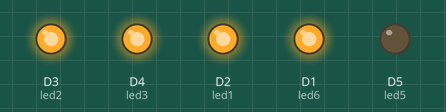
This sketch was run on a simulated ESP8266 (NodeMCU). Parts: output pins drawn as LEDs (lit = HIGH). WiFi joins after 1.5 s; servers stay silent unless stated; the Firebase database answers and starts empty; what the sketch prints to the serial monitor is not drawn.

Above: at 0.1 s.
At 64.1 s:
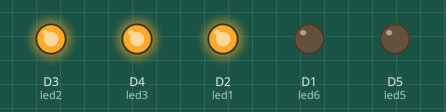
Timing chart, 0 to 65.6 s (numbered marks = the images above):
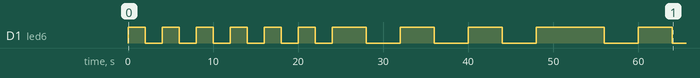

The sketch:

AndersonWifiAutoconect.ino
```cpp
#include "FirebaseESP8266.h"  // Install Firebase ESP8266 library
#include <WiFiManager.h>

#define FIREBASE_HOST "anderson-39bae-default-rtdb.firebaseio.com"
#define FIREBASE_AUTH "Sz9U6Zg1jyDJFBlgBJke0vvaCZBvLGZCB4JWWI4H"
//#define WIFI_SSID "Joao10Mariano"
//#define WIFI_PASSWORD "mariano75"

int led1 = D2;
int led2 = D3;
int led3 = D4;
int led5 = D5;//REDE
int led6 = D1;

//#define pinBotao1 D7
//bool pinBotao1Retencao();
//#define pinLED1  D8

//boolean Ligado = false;
//String path = "";
//FirebaseData firebaseData1;

FirebaseData ledData1;
FirebaseData ledData2;
FirebaseData ledData3;
FirebaseData ledData5;
FirebaseJson json;

void setup()
{
  Firebase.begin(FIREBASE_HOST, FIREBASE_AUTH);
  Firebase.reconnectWiFi(true);

 pinMode(led1,OUTPUT);
  digitalWrite(led1, HIGH);

  pinMode(led2,OUTPUT);
  digitalWrite(led2, HIGH);

  pinMode(led3,OUTPUT);
  digitalWrite(led3, HIGH);

  pinMode(led5,OUTPUT);
  digitalWrite(led5, LOW);


 // pinMode(pinBotao1, INPUT_PULLUP);


  pinMode(led6, OUTPUT);
  digitalWrite(led6, HIGH);

  digitalWrite(led6, HIGH);
  delay(2000);
  digitalWrite(led6, LOW);
  delay(2000);
  digitalWrite(led6, HIGH);
  delay(2000);
  digitalWrite(led6, LOW);
  delay(2000);
  digitalWrite(led6, HIGH);
  delay(2000);
  digitalWrite(led6, LOW);
  delay(2000);
  digitalWrite(led6, HIGH);
  delay(2000);
  digitalWrite(led6, LOW);
  delay(2000);
  digitalWrite(led6, HIGH);
  delay(2000);
  digitalWrite(led6, LOW);
  delay(2000);
  digitalWrite(led6, HIGH);
  delay(2000);

  digitalWrite(led6, LOW);
  delay(2000);
  digitalWrite(led6, HIGH);
  delay(4000);
  digitalWrite(led6, LOW);
  delay(4000);
  digitalWrite(led6, HIGH);
  delay(4000);
digitalWrite(led6, LOW);
  delay(4000);
  digitalWrite(led6, HIGH);
  delay(4000);
  digitalWrite(led6, LOW);
  delay(4000);
  digitalWrite(led6, HIGH);
  delay(4000);
  digitalWrite(led6, HIGH);
  delay(4000);
  digitalWrite(led6, LOW);
  delay(4000);
  digitalWrite(led6, HIGH);
  delay(4000);
 digitalWrite(led6, LOW);

 Serial.begin(115200);

WiFiManager wifiManager;
    wifiManager.autoConnect("FIREBASE");
 Serial.println("connected...yeey :)");


  //WiFi.persistent(true);
//WiFi.setAutoConnect(true);
//WiFi.setAutoReconnect(true);

}

void loop() {

/*
   if (pinBotao1Retencao()) {
      Ligado = false;
      digitalWrite(pinLED1, HIGH);
   } else {
      Ligado = true;
      digitalWrite(pinLED1, LOW);
   }

  FirebaseJson json;
    json.add("portao",Ligado);
    Serial.println("------------------------------------");
Serial.println("Update Data 1...");
    if (Firebase.updateNode(firebaseData1, path + "/", json))
    {
      Serial.println("REASON: " + firebaseData1.errorReason());

    }
*/
  if (Firebase.getString(ledData1, "led1")){
    Serial.println(ledData1.stringData());
    if (ledData1.stringData() == "1") {
    digitalWrite(led1, HIGH);
    }
  else if (ledData1.stringData() == "0"){
    digitalWrite(led1, LOW);
    }
  }


  if (Firebase.getString(ledData2, "led2")){
    Serial.println(ledData2.stringData());
    if (ledData2.stringData() == "1") {
    digitalWrite(led2, HIGH);
    }
  else if (ledData2.stringData() == "0"){
    digitalWrite(led2, LOW);
    }
  }

   if (Firebase.getString(ledData3, "led")){
    Serial.println(ledData3.stringData());
    if (ledData3.stringData() == "1") {
    digitalWrite(led3, HIGH);
    }
  else if (ledData3.stringData() == "0"){
    digitalWrite(led3, LOW);
    }
  }

if (Firebase.getString(ledData5, "led8")){ //REDE
    Serial.println(ledData5.stringData());
    if (ledData5.stringData() == "1") {
    digitalWrite(led5, HIGH);
    }
  else if (ledData5.stringData() == "0"){
    digitalWrite(led5, LOW);
    }
  }

}
/*
bool pinBotao1Retencao() {
   #define tempoDebounce 50 //(tempo para eliminar o efeito Bounce EM MILISEGUNDOS)

   bool estadoBotao;
   static bool estadoBotaoAnt;
   static bool estadoRet = true;
   static unsigned long delayBotao = 0;

   if ( (millis() - delayBotao) > tempoDebounce ) {
       estadoBotao = digitalRead(pinBotao1);
       if ( estadoBotao && (estadoBotao != estadoBotaoAnt) ) {
          estadoRet = !estadoRet;
          delayBotao = millis();
       }
       estadoBotaoAnt = estadoBotao;
   }

   return estadoRet;
}
*/
```
